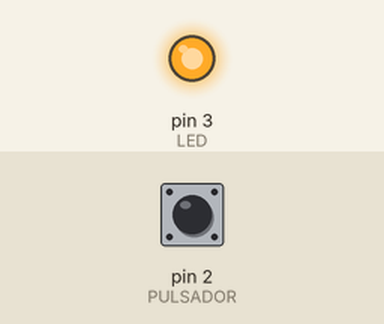
This sketch was run on a simulated Arduino Uno, built with avr-gcc and run on an emulated ATmega328P. On the bench: output pins drawn as LEDs (lit = HIGH). The inputs (shaded band) are chosen by the test bench; at power-on: pin 2 (PULSADOR) HIGH.

Above: at 0.1 s.
At 5.1 s:
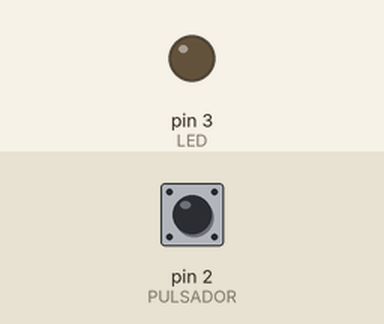
Timing chart, 0 to 6.6 s (numbered marks = the images above):
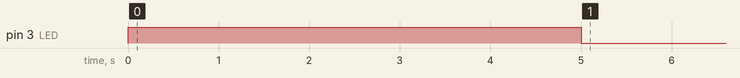

Measured:
- by itself, pin 3 (LED): LOW → HIGH at 0.00 s, → LOW 5.0 s later

The sketch:

02PrimerPrograma.ino
```cpp
/*
	Capitulo 3 de Arduino desde cero en Español
	Tercer programa que al presionarse el pulsador enciende LED por 5 segundos y luego
	apaga solo.

	Autor: bitwiseAr

*/


int PULSADOR = 2;
int LED=3;

void setup(){

pinMode(PULSADOR, INPUT);
pinMode(LED, OUTPUT);
digitalWrite(LED, LOW);

 }

void loop (){

while(digitalRead(PULSADOR) == LOW){ 	// espera infinitamente hasta que se presione el pulsador
 }

digitalWrite(LED, HIGH);		// enciende LED
delay(5000); 				// espera de 5 seg.
digitalWrite(LED, LOW); 		// apaga LED

while(digitalRead(PULSADOR) == HIGH){ 	// espera como funcion antirebote simple
 }

}
```
